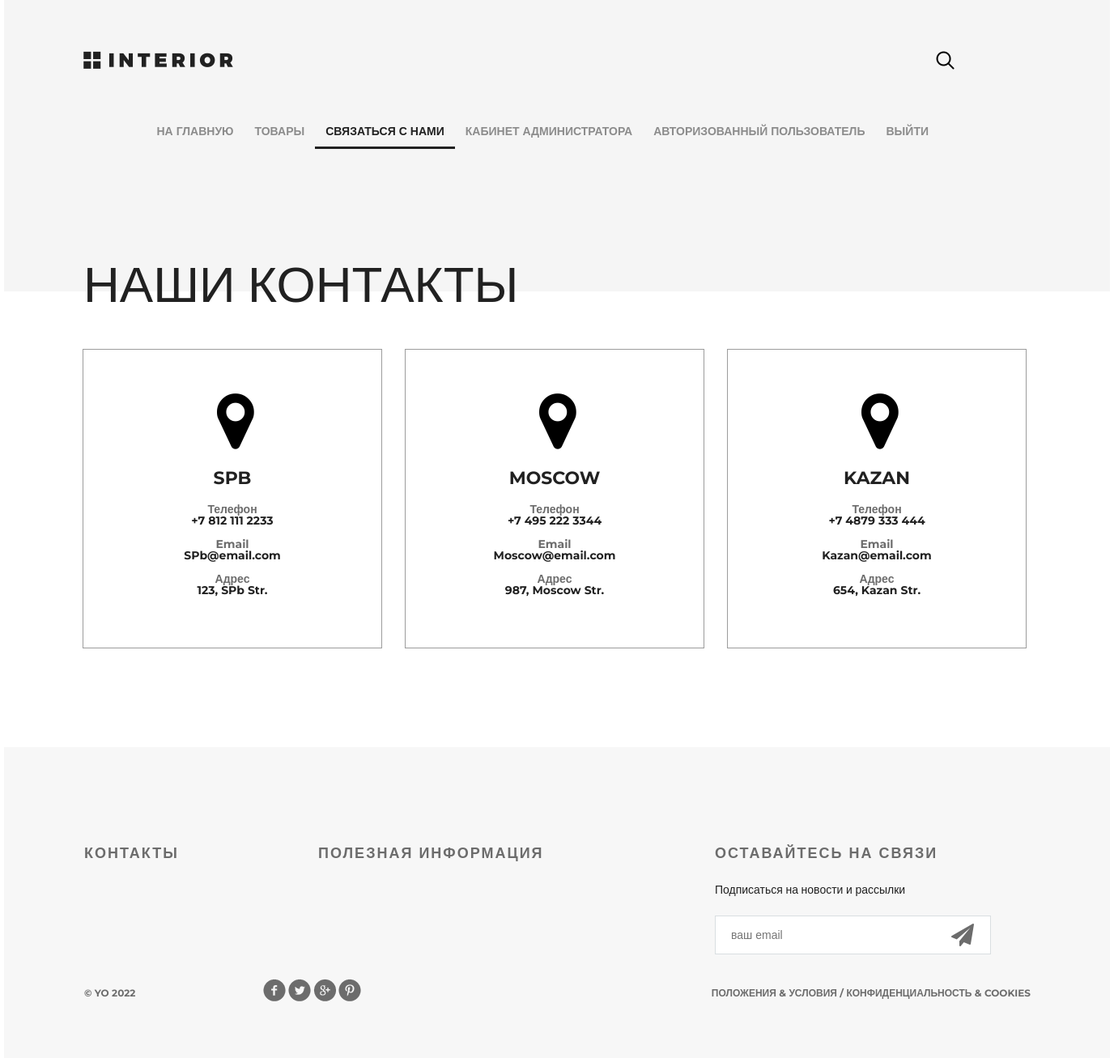
The app's page /contact/ (signed in), older data.
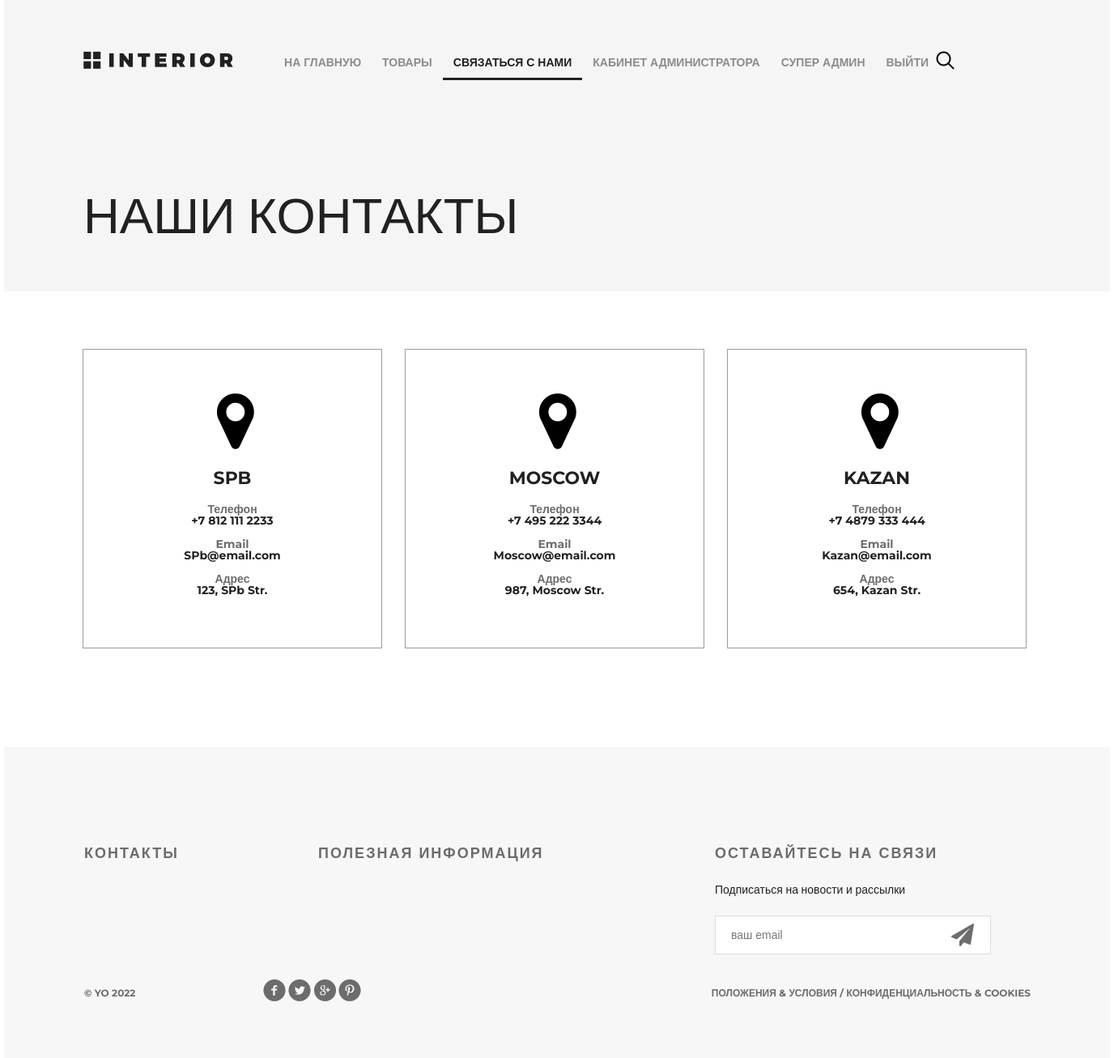
The same page, newer data.
### authapp/models.py (models this page shows)
class ShopUser(AbstractUser):
    avatar = models.ImageField(upload_to='users/', blank=True)
    age = models.PositiveSmallIntegerField(default=18, verbose_name='Возраст')

### mainapp/views.py (the view)
# urls.py: path('contact/', mainapp.contact, name='contact'),
def contact(request):
    with open('contacts.json') as input_file:
        contacts = json.load(input_file)
    return render(request, 'mainapp/contact.html', {'contacts': contacts})

### mainapp/templates/mainapp/contact.html (shortened to what this page needs)
{% extends 'mainapp/base.html' %}
{% block content %}
    <div class="hero">
        <div class="header clearfix">
            {% include 'mainapp/includes/inc_main_menu.html' %}
        </div>
        <h1>наши контакты</h1>
    </div>
    <div class="location">
        {% for contact in contacts %}
            <div class="location-1">
                <i class="fa fa-map-marker fa-5x"></i>
                <h4>{{ contact.city }}</h4>
                <div class="contacts">
                    <h5>Телефон</h5>
                    <p>{{ contact.phone }}</p>
                </div>
                <div class="contacts">
                    <h5>Email</h5>
                    <p>{{ contact.email }}</p>
                </div>
                <div class="contacts">
                    <h5>Адрес</h5>
                    <p>{{ contact.address }}</p>
                </div>
            </div>
        {% endfor %}
    </div>
{% endblock %}

### mainapp/templates/mainapp/includes/inc_main_menu.html (shortened to what this page needs)
<a href="{% url 'index' %}" class="logo"></a>
<ul class="menu">
    <li><a href="{% url 'index' %}" class="{% if request.resolver_match.url_name == 'index' %}active{% endif %}">На главную</a></li>
    <li><a href="{% url 'products:products' %}" class="{% if request.resolver_match.namespace == 'products' %}active{% endif %}">Товары</a></li>
    <li><a href="{% url 'contact' %}" class="{% if request.resolver_match.url_name == 'contact' %}active{% endif %}">Связаться с нами</a></li>
        {% if user.is_authenticated %}
            {% if user.is_superuser %}
            <li><a href="{% url 'adminapp:users' %}">Кабинет администратора</a></li>
            {% endif %}
            <li><a href="{% url 'authapp:edit' %}">{% if user.first_name %}{{ user.first_name }}{% else %}Авторизованный пользователь{% endif %}</a></li>
            <li><a href="{% url 'authapp:logout' %}">Выйти</a></li>
        {% else %}
            <li><a href="{% url 'authapp:register' %}">Регистрация</a></li>
            <li><a href="{% url 'authapp:login' %}">Войти</a></li>
        {% endif %}
</ul>
<a href="#" class="search"></a>
<a href="{% url 'basketapp:basket' %}" class="basket">
</a>

Row changes from the older to the newer data that the page shows:
now on this page (row edited): ShopUser: first_name "СУПЕР АДМИН"
Text that changed along with them:
text no longer shown: "АВТОРИЗОВАННЫЙ ПОЛЬЗОВАТЕЛЬ"
